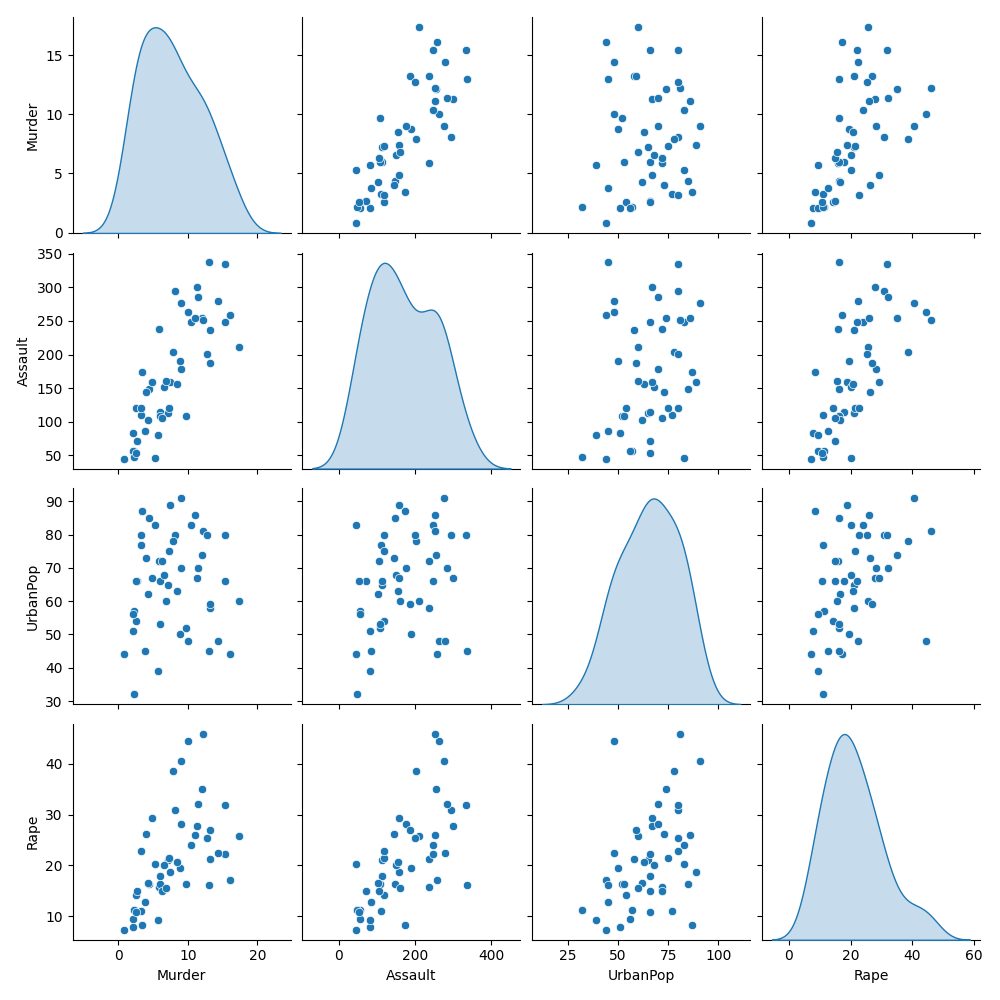

This chart was generated by the following Python code:
"""
USArrests

PyDataset Documentation (adopted from R Documentation):

Violent Crime Rates by US State

This data set contains statistics, in arrests per 100,000 residents for
assault, murder, and rape in each of the 50 US states in 1973. Also given is
the percent of the population living in urban areas.

A data frame with 50 observations on 4 variables.

- `[,1] Murder`, numeric: Murder arrests (per 100,000)
- `[,2] Assault`, numeric: Assault arrests (per 100,000)
- `[,3] UrbanPop`, numeric: Percent urban population
- `[,4] `Rape`, numeric: Rape arrests (per 100,000)

Source:

World Almanac and Book of facts 1975. (Crime rates).

Statistical Abstracts of the United States 1975. (Urban rates).

References:

McNeil, D. R. (1977) _Interactive Data Analysis_. New York: Wiley.
"""
import os

from matplotlib import pyplot as plt
from pydataset import data
import seaborn as sns

dataset_name = 'USArrests'
# data(dataset_name, show_doc=True)
df = data(dataset_name)
print(df.head())
sns.pairplot(df, diag_kind='kde')

if 'pydataset' in os.getcwd():
    plt.savefig(dataset_name)
else:
    plt.savefig(os.path.join('pydataset', dataset_name))
